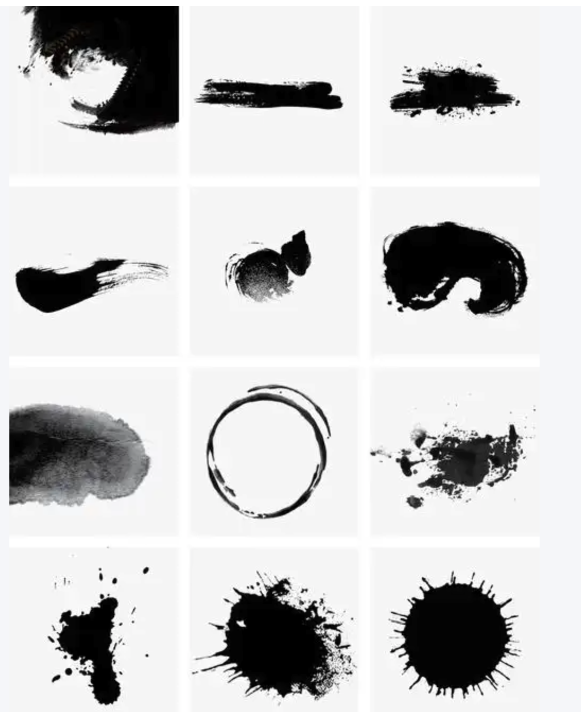
#> input picture reference/ink-reference.png, 1162 x 1424 px (shown at 1/2 size)
$ python reference_art.py
#> lines starting #> are read from the running program, lines starting #| are printed output that depends on the picture; after the words box and inside, x2 and y2 are one past the last pixel; in counts of white or black regions, pixels touching at a corner belong together
"""Use the supplied real ink marks instead of geometric approximations.
Bamboo material uses Titus Tscharntke's public-domain photo (see ART-NOTICE.md).
"""
from pathlib import Path
import numpy as np
from PIL import Image, ImageDraw, ImageFilter, ImageOps
ROOT=Path(__file__).resolve().parents[1]
ART=ROOT/'mods/ink-chrome/art'
reference=Image.open(ROOT/'reference/ink-reference.png').convert('RGB')

def ink_crop(box, target, color=(49,65,60), flip=False):
#> called with box = (23, 489, 344, 649), target = 'stroke-v3.png', color = (49, 65, 60), flip = False
    crop=reference.crop(box)
    if flip:crop=ImageOps.mirror(crop)
    a=np.asarray(crop,dtype=float).mean(2)
    # The scan's paper is about 245. Preserve real feathering, not the paper.
    alpha=np.clip((241-a)/232,0,1)
    alpha[alpha<.018]=0
#> alpha: shape (160, 321) float64; min 0, max 1, mean 0.26
    rgba=np.zeros((*alpha.shape,4),dtype='uint8')
    rgba[:,:,:3]=color;rgba[:,:,3]=np.round(alpha*255).astype('uint8')
    result=Image.fromarray(rgba)
    if target.startswith('stroke'):
        # Herdr's image element contains its intrinsic aspect ratio. Give the
        # brush a wide intrinsic canvas so it spans the whole navigation row.
        result=result.resize((1200,200),Image.Resampling.LANCZOS)
    result.save(ART/target)

ink_crop((23,489,344,649),'stroke-v3.png')
ink_crop((383,151,697,231),'stroke-alt-v3.png',flip=True)
#> in ink_crop (call 2), `alpha[alpha<.018]=0`: alpha: shape (80, 314) float64; min 0, max 1, mean 0.473
ink_crop((399,761,676,1046),'ink-ring-v3.png',color=(73,107,101))
#> in ink_crop (call 3), `alpha[alpha<.018]=0`: alpha: shape (285, 277) float64; min 0, max 1, mean 0.0988
(ART/'check-v2.svg').write_text('<svg xmlns="http://www.w3.org/2000/svg" viewBox="0 0 20 20"><path fill="#000" d="M3 10.2 5.3 9.4 8.3 12.1 16.8 4.8 17.1 6.2 8.1 15.5Z"/></svg>\n')

# Use an actual split bamboo surface and its real braided bindings.
photo=Image.open(ROOT/'reference/bamboo-table.jpg').convert('RGB')
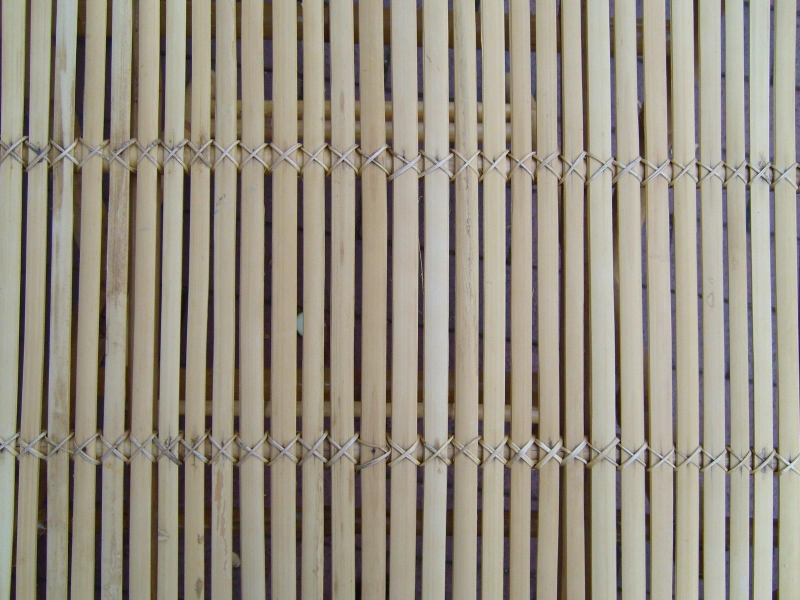
#> input picture reference/bamboo-table.jpg, 1600 x 1200 px (shown at 1/2 size)
#> photo is the input picture: PIL image 1600x1200 RGB; mean R, G, B 152.4, 145.3, 131.6
slat=photo.crop((805,180,833,1030)).rotate(90,expand=True)
# Separate the bindings from the writing surface so they stay near the ends.
# In the rotated photo the first binding is near x=130 and the other at x=700.
w,h=1200,220
left=slat.crop((80,0,180,slat.height)).resize((105,176),Image.Resampling.LANCZOS)
center=slat.crop((245,0,620,slat.height)).resize((970,176),Image.Resampling.LANCZOS)
right=slat.crop((670,0,770,slat.height)).resize((105,176),Image.Resampling.LANCZOS)
material=Image.new('RGB',(1180,176));material.paste(left,(0,0));material.paste(center,(105,0));material.paste(right,(1075,0))
#> after `material = Image.new('RGB', (1180, 176))`: material: PIL image 1180x176 RGB; every value is 0
#> after `material.paste(left, (0, 0))`:
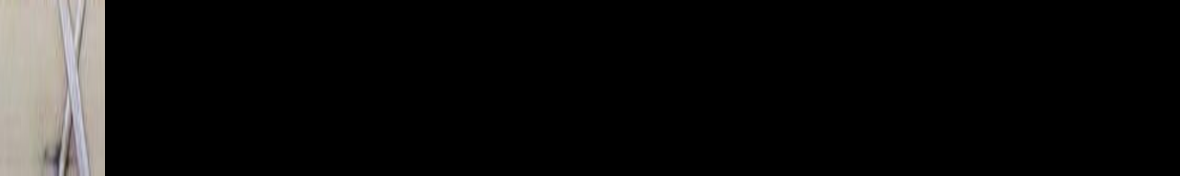
#> material: PIL image 1180x176 RGB; mean R, G, B 16.2, 15.5, 14.8
a=np.asarray(material,dtype=float)
#> a: shape (176, 1180, 3) float64
# Lift the photographic surface to pale natural bamboo, retaining its grain and cords.
luma=a@np.array([.2126,.7152,.0722])
shade=(luma-np.median(luma))*.70
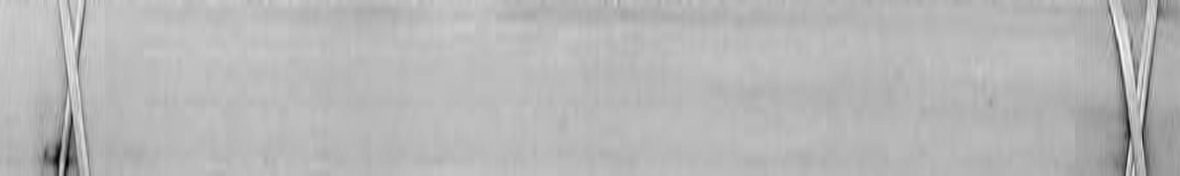
#> shade: shape (176, 1180) float64; min -93.85, max 35.45, mean -1.1; drawn with min black and max white
rgb=np.clip(np.array([237,239,233])+shade[:,:,None],0,255).astype('uint8')
mat=Image.fromarray(rgb).convert('RGBA')
mask=Image.new('L',mat.size);d=ImageDraw.Draw(mask)
#> after `mask = Image.new('L', mat.size)`: mask: PIL image 1180x176 L; every value is 0
# Slightly irregular cut ends and restrained edge bevel, no paper-ticket outline.
d.polygon([(5,9),(16,3),(1157,5),(1175,11),(1179,158),(1165,173),(15,175),(0,164)],fill=255)
mat.putalpha(mask.filter(ImageFilter.GaussianBlur(.45)))
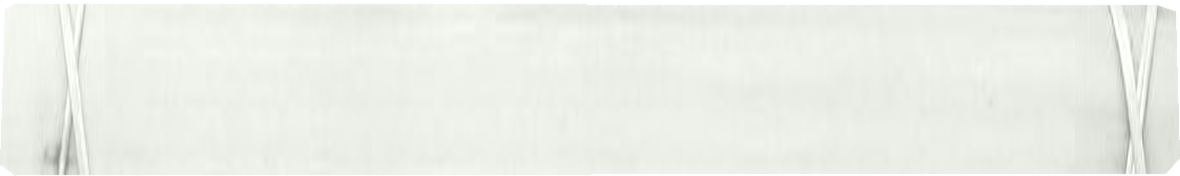
#> mat: PIL image 1180x176 RGBA; mean R, G, B, A 235.4, 237.4, 231.4, 245.1; transparent parts drawn white
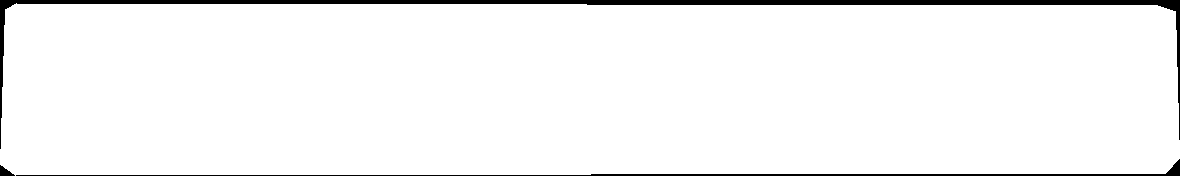
#> mask: PIL image 1180x176 L; 96.1% white; 3 black regions, box (x1, y1, x2, y2) and area: (0, 0, 1180, 149) 6138, (16, 159, 1180, 176) 1865, (0, 165, 15, 176) 90
slip=Image.new('RGBA',(w,h))
#> slip: PIL image 1200x220 RGBA; every value is 0
# Low relief from the cut bamboo edge, kept small enough for a compact tab.
shadow=Image.new('RGBA',(w,h));shadow.paste((55,67,47,45),(12,29,1192,205))
shadow.putalpha(Image.new('L',(w,h)))
sm=Image.new('L',(w,h));sm.paste(mask,(12,27));sm=sm.filter(ImageFilter.GaussianBlur(3));sm=sm.point(lambda x:int(x*.12));shadow.putalpha(sm)
#> after `sm = Image.new('L', (w, h))`: sm: PIL image 1200x220 L; every value is 0
#> after `sm.paste(mask, (12, 27))`: sm: PIL image 1200x220 L; 75.6% white; 1 black region, box (x1, y1, x2, y2) and area: (0, 0, 1200, 220) 64413
#> after `sm = sm.filter(ImageFilter.GaussianBlur(3))`:
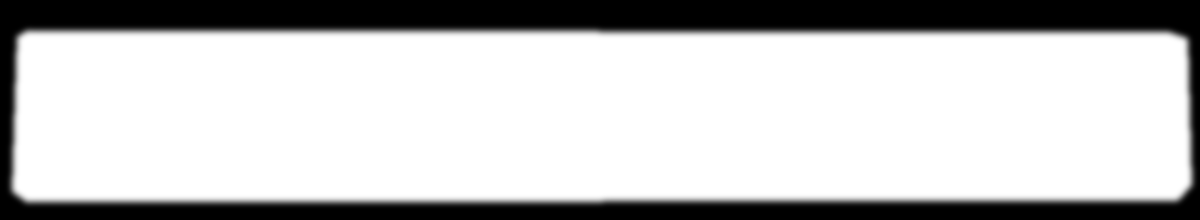
#> sm: PIL image 1200x220 L; min 0, max 255, mean 192.8
slip=Image.alpha_composite(slip,shadow)
slip.alpha_composite(mat,(10,20))
d=ImageDraw.Draw(slip)
d.line([(27,25),(1167,27)],fill=(255,253,238,175),width=2)
d.line([(27,193),(1175,191)],fill=(126,113,77,90),width=2)
slip.save(ART/'bamboo-v4.png')
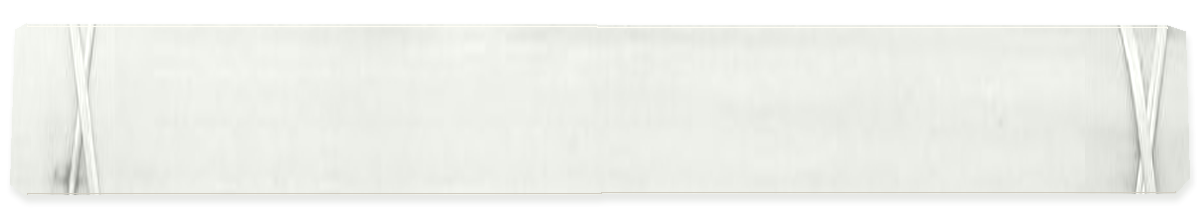
#> saved as bamboo-v4.png: PIL image 1200x220 RGBA; mean R, G, B, A 183, 185, 179.3, 192.7; transparent parts drawn white
# Small standalone animation preview uses precisely the same extracted ring as Herdr.
ring=Image.open(ART/'ink-ring-v3.png').resize((104,104),Image.Resampling.LANCZOS)
frames=[]
for i in range(40):
    frame=Image.new('RGBA',(144,144),(252,252,249,255))
    frame.alpha_composite(ring.rotate(-i*9,resample=Image.Resampling.BICUBIC,expand=False),(20,20))
    frames.append(frame.convert('RGB'))
#> after the loop, frames = 40 items
frames[0].save(ROOT/'ink-ring-preview.gif',save_all=True,append_images=frames[1:],duration=40,loop=0)
print('Real ink and bamboo assets:',ART)

# A light, uneven four-sided border assembled from actual brush texture.
frame=Image.new('RGBA',(1200,200))
edge=Image.open(ART/'stroke-alt-v3.png')
horizontal=edge.resize((1168,12),Image.Resampling.LANCZOS)
frame.alpha_composite(horizontal,(16,0))
frame.alpha_composite(ImageOps.flip(ImageOps.mirror(horizontal)),(16,188))
vertical=edge.rotate(90,expand=True).resize((10,176),Image.Resampling.LANCZOS)
frame.alpha_composite(vertical,(2,12))
frame.alpha_composite(ImageOps.flip(vertical),(1188,12))
frame.save(ART/'row-frame-v4.png')
